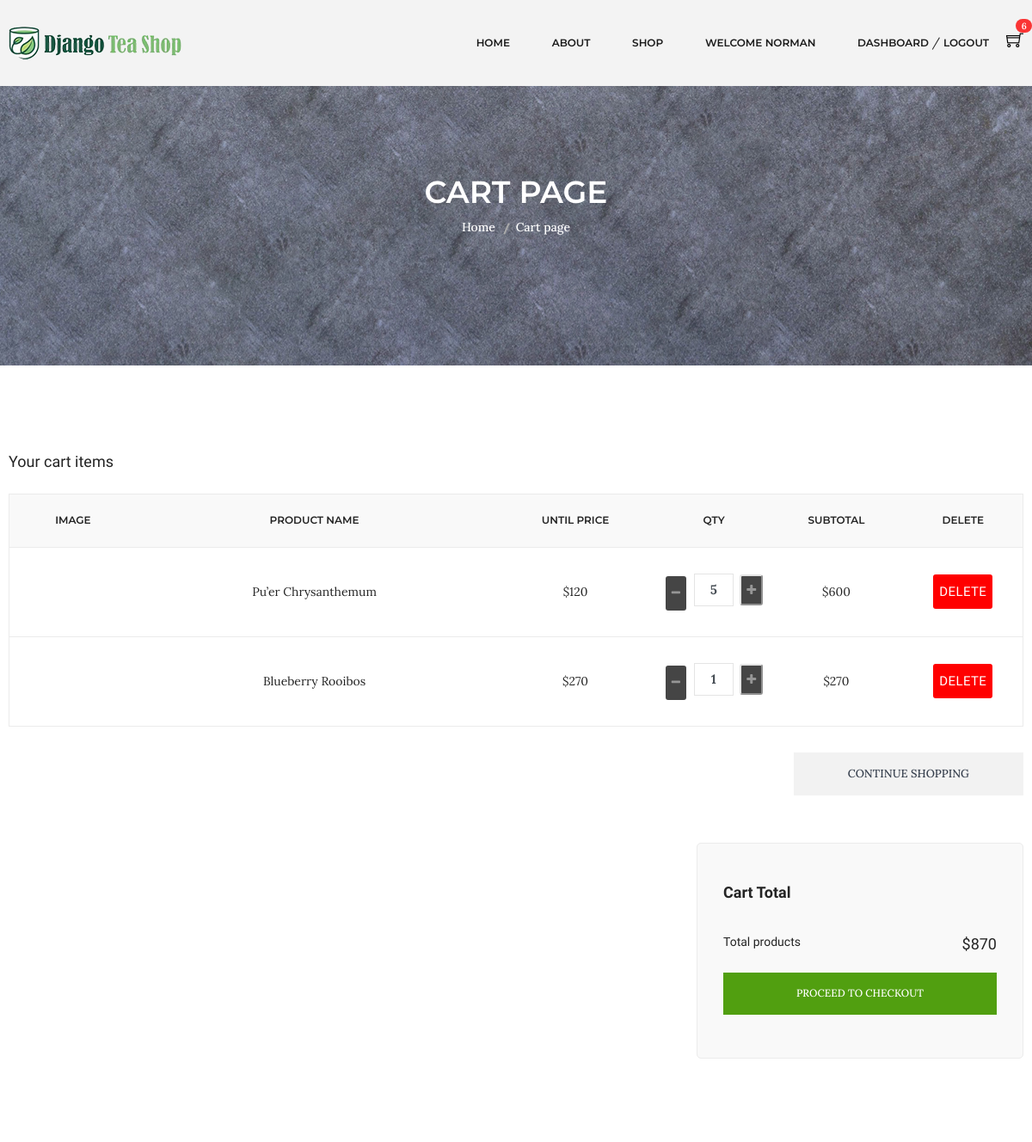
The app's page /cart/ (signed in, upper part), older data.
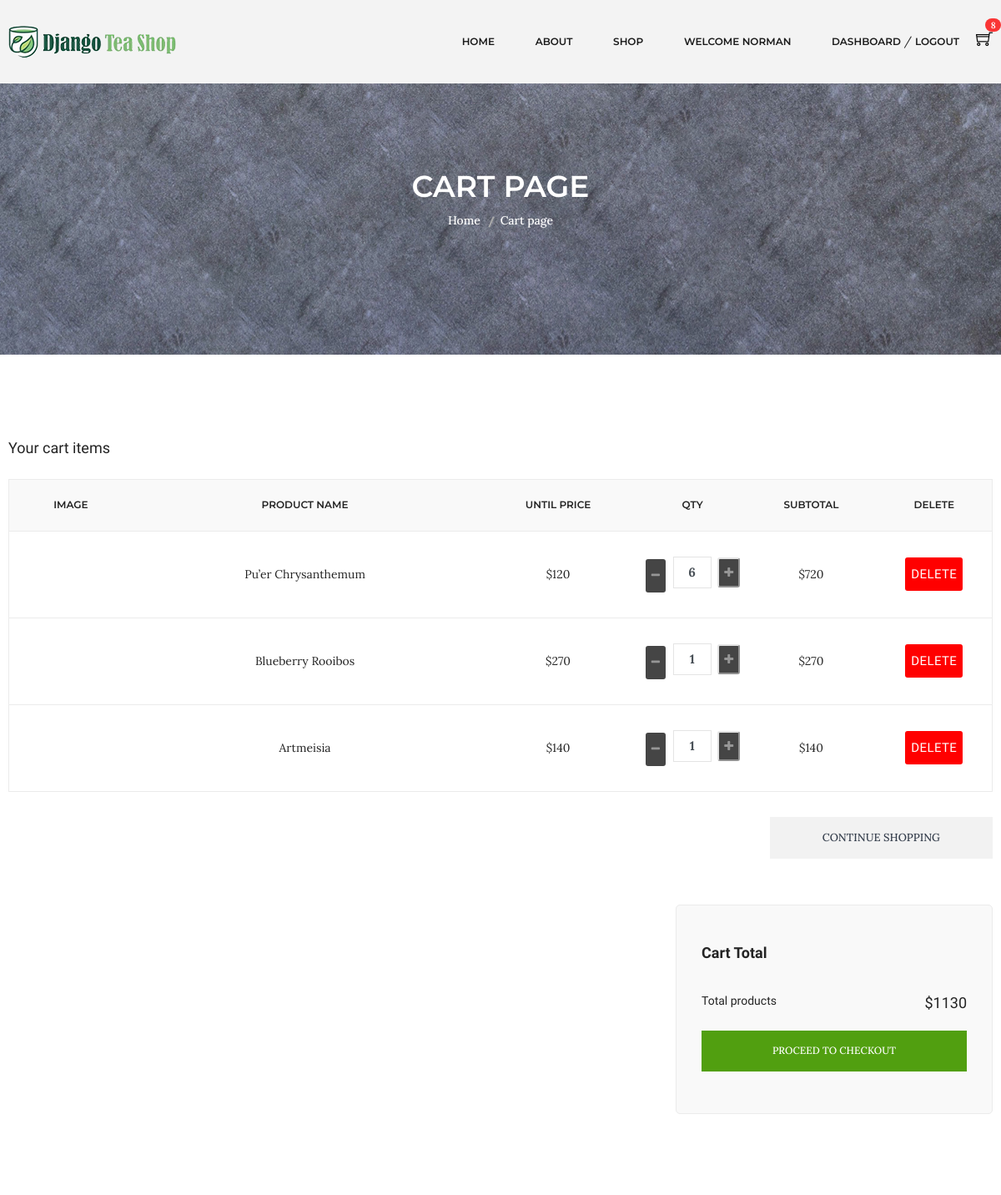
The same page, newer data.
### carts/models.py (models this page shows, shortened)
class CartItem(models.Model):
    user = models.ForeignKey(Account, on_delete=models.CASCADE, null=True)
    variations = models.ManyToManyField(Variation, blank=True)
    product = models.ForeignKey(Product, on_delete=models.CASCADE)
    cart = models.ForeignKey(Cart, on_delete=models.CASCADE, null=True)
    quantity = models.IntegerField()
    is_active = models.BooleanField(default=True)
    def sub_total(self):
        return self.product.discounted_price * self.quantity

### shop/models.py (models this page shows, shortened)
class Product(models.Model):
    tea_name = models.CharField(max_length=100, unique=True)
    tea_type = models.CharField(max_length=100)
    slug = models.SlugField(max_length=100, unique=True)
    origin = models.CharField(max_length=100)
    color = models.CharField(max_length=50, blank=True)
    aroma = models.CharField(max_length=100, blank=True)
    taste = models.CharField(max_length=100, blank=True)
    tea_nature  = models.CharField(max_length=100, blank=True)
    is_available = models.BooleanField(default=True)
    is_new = models.BooleanField(default=False)
    properties = models.TextField(max_length=300, blank=True)
    weight = models.IntegerField()
    original_price = models.IntegerField()
    discounted_price = models.IntegerField()
    discount_rate = models.IntegerField(blank=True)
    photo_1 = models.ImageField(upload_to='photos/%Y/%m/%d', blank=True)
    photo_1_t = models.ImageField(upload_to='photos/%Y/%m/%d', blank=True)
    photo_1_z = models.ImageField(upload_to='photos/%Y/%m/%d', blank=True)
    photo_2 = models.ImageField(upload_to='photos/%Y/%m/%d', blank=True)
    photo_2_t = models.ImageField(upload_to='photos/%Y/%m/%d', blank=True)
    photo_2_z = models.ImageField(upload_to='photos/%Y/%m/%d', blank=True)
    photo_3 = models.ImageField(upload_to='photos/%Y/%m/%d', blank=True)
    photo_3_t = models.ImageField(upload_to='photos/%Y/%m/%d', blank=True)
    photo_3_z = models.ImageField(upload_to='photos/%Y/%m/%d', blank=True)
    photo_4 = models.ImageField(upload_to='photos/%Y/%m/%d', blank=True)
    photo_4_t = models.ImageField(upload_to='photos/%Y/%m/%d', blank=True)
    photo_4_z = models.ImageField(upload_to='photos/%Y/%m/%d', blank=True)
    created_date = models.DateTimeField(default=datetime.now)
    modified_date = models.DateTimeField(default=datetime.now)
    stars = models.IntegerField()
    store = models.IntegerField()
    category = models.ForeignKey(Category, on_delete=models.CASCADE)
    def get_url(self):
        return reverse('product_detail', args=[self.category.slug, self.slug])

### carts/views.py (the view)
# urls.py: path('', views.cart, name='cart'),
def cart(request, total=0, quantity=0, cart_items=None):
    try:
        tax = 0
        grand_total = 0
        if request.user.is_authenticated:
            cart_items = CartItem.objects.filter(user=request.user, is_active=True)
        else:
            cart = Cart.objects.get(cart_id=_cart_id(request))
            cart_items = CartItem.objects.filter(cart=cart, is_active=True)
        for cart_item in cart_items:
            total += (cart_item.product.discounted_price * cart_item.quantity)
            quantity += cart_item.quantity
        grand_total = total
    except ObjectDoesNotExist:
        pass # just ignore
    context = {
        'total': total,
        'quantity': quantity,
        'cart_items': cart_items,
        'grand_total': grand_total,
    }
    return render(request, 'shop/cart.html', context)

### carts/context_processors.py (called while the page is built)
def counter(request):
    cart_count = 0
    if 'admin' in request.path:
        return {}
    else:
        try:
            cart = Cart.objects.filter(cart_id=_cart_id(request))
            if request.user.is_authenticated:
                cart_items = CartItem.objects.all().filter(user=request.user)
            else:
                cart_items = CartItem.objects.all().filter(cart=cart[:1])
            for cart_item in cart_items:
                cart_count += cart_item.quantity
        except cart.DoesNotExist:
            cart_count = 0
    return dict(cart_count=cart_count)

### carts/views.py (called while the page is built)
def _cart_id(request):
    cart = request.session.session_key
    if not cart:
        cart = request.session.create()
    return cart

### category/context_processors.py (called while the page is built)
def menu_links(request):
    links = Category.objects.all()
    return dict(links=links)

### templates/shop/cart.html (shortened to what this page needs)
{% extends 'base.html' %}
{% load static %}
{% block content %}
<div class="breadcrumb-area ptb-150" style="background-image: url(../static/img/banner/banner.jpg)">
  <div class="container">
    <div class="breadcrumb-content text-center mt-50">
      <h3>CART PAGE</h3>
      <ul>
        <li><a href="{% url 'index' %}">Home</a></li>
        <li class="active">Cart page</li>
      </ul>
    </div>
  </div>
</div>
<div class="cart-main-area ptb-100">
  <div class="container">
    {% if not cart_items %}
    <div class="text-center mb-100">
      <h4 class="mb-20">Your shopping cart is empty</h4>
      <a href="{% url 'shop' %}" type="button" class="button">&#x2004;Continue shopping&#x2004;</a>
    </div>
    {% else %}
    <h3 class="page-title">Your cart items</h3>
    <div class="row">
      <div class="col-lg-12 col-md-12 col-sm-12 col-12">
        <div class="table-content table-responsive">
          <table>
            <thead>
              <tr>
                <th>Image</th>
                <th>Product Name</th>
                <th>Until Price</th>
                <th>Qty</th>
                <th>Subtotal</th>
                <th>Delete</th>
              </tr>
            </thead>
            <tbody>
              {% for cart_item in cart_items %}
              <tr>
                <td class="product-thumbnail">
                </td>
                <td class="product-name">
                  <a href="{{ cart_item.product.get_url }}">{{ cart_item.product.tea_name }}</a>
                </td>
                <td class="product-price-cart">
                  <span class="amount">${{ cart_item.product.discounted_price }}</span>
                </td>
                <td class="product-quantity">
                  <div class="input-group input-spinner">
                    <div class="input-group-prepend">
                      <a href="{% url 'remove_cart' cart_item.product.id cart_item.id %}" class="button btn-light"
                        type="button" id="button-minus" style="background: #454545">
                        <i class="fa fa-minus"></i></a>&#x2006;
                    </div>
                    <input type="text" class="form-control" value="{{cart_item.quantity}}" />
                    <div class="input-group-append">
                      <form class="btn" action="{% url 'add_cart' cart_item.product.id %}" method="POST">
                        <button class="button btn-light" type="submit" id="button-plus" style="background: #454545">
                          <i class="fa fa-plus"></i>
                        </button>
                      </form>
                    </div>
                  </div>
                </td>
                <td class="product-subtotal">${{ cart_item.sub_total }}</td>
                <td class="product-remove">
                  <a type="button" onclick="return confirm('Are you sure you want to delete this item?')"
                    class="button btn-danger" href="{% url 'remove_cart_item' cart_item.product.id cart_item.id %}">
                    Delete
                  </a>
                </td>
              </tr>
              {% endfor %}
            </tbody>
          </table>
        </div>
        <div class="row">
          <div class="col-lg-12">
            <div class="cart-shiping-update-wrapper">
              <div class="cart-clear">
                <a href="{% url 'shop' %}">Continue Shopping</a>
              </div>
            </div>
          </div>
        </div>
        <div class="row">
          <div class="col-lg-4 col-md-6"></div>
          <div class="col-lg-4 col-md-6"></div>
          <div class="col-lg-4 col-md-12">
            <div class="grand-totall">
              <div class="title-wrap">
                <h4 class="cart-bottom-title section-bg-gary-cart">
                  Cart Total
                </h4>
              </div>
              <h5>Total products <span>${{ grand_total }}</span></h5>
              <a href="{% url 'checkout' %}">Proceed to Checkout</a>
            </div>
          </div>
        </div>
      </div>
    </div>
  </div>
</div>
{% endif %} {% endblock %}

### templates/partials/_navbar.html (shortened to what this page needs)
{% load static %}
<header class="header-area gray-bg clearfix fixed-top">
  <div class="header-bottom">
    <div class="container">
      <div class="row">
        <div class="col-lg-3 col-md-4 col-6">
          <div class="logo">
            <a href="{% url 'index' %}">
              <img alt="" src="{% static 'img/logo/logo.png' %}" />
            </a>
          </div>
        </div>
        <div class="col-lg-9 col-md-8 col-6">
          <div class="header-bottom-right">
            <div class="main-menu">
              <nav>
                <ul>
                  <li class="top-hover">
                    <a href="{% url 'index' %}">home</a>
                  </li>
                  <li><a href="{% url 'about' %}">about</a></li>
                  <li class="mega-menu-position top-hover">
                    <a href="{% url 'shop' %}">shop</a>
                  </li>
                  {% if user.id is None %}
                  <li class="top-hover">
                    <a href="{% url 'login' %}">login</a> / <a href="{% url 'register' %}">register</a>
                  </li>
                  {% else %}
                  <li><a href="#">Welcome {{ user.first_name }}</a></li>
                  <li class="top-hover">
                    <a href="{% url 'cart' %}">dashboard</a> / <a href="{% url 'logout' %}">logout</a>
                  </li>
                  {% endif %}
                </ul>
              </nav>
            </div>
            <div class="header-cart">
              <a href="{% url 'cart' %}" class="widget-header">
              <div class="cart-icon">
                <i class="ti-shopping-cart"></i>
              </div><span class="badge badge-pill badge-danger notify mt-25">{{cart_count}}</span>
            </a>
              </div>
            </div>
          </div>
        </div>
      </div>
    </div>
</header>

Row changes from the older to the newer data that the page shows:
changed CartItem "Pu’er Chrysanthemum": quantity "5" → "6"; sub_total "600" → "720"
added CartItem: product.tea_name "Artmeisia", product.discounted_price "140", quantity "1", sub_total "140"
Text that changed along with them:
{{ cart_count }}: "6" → "8"
{{ grand_total }}: "870" → "1130"
